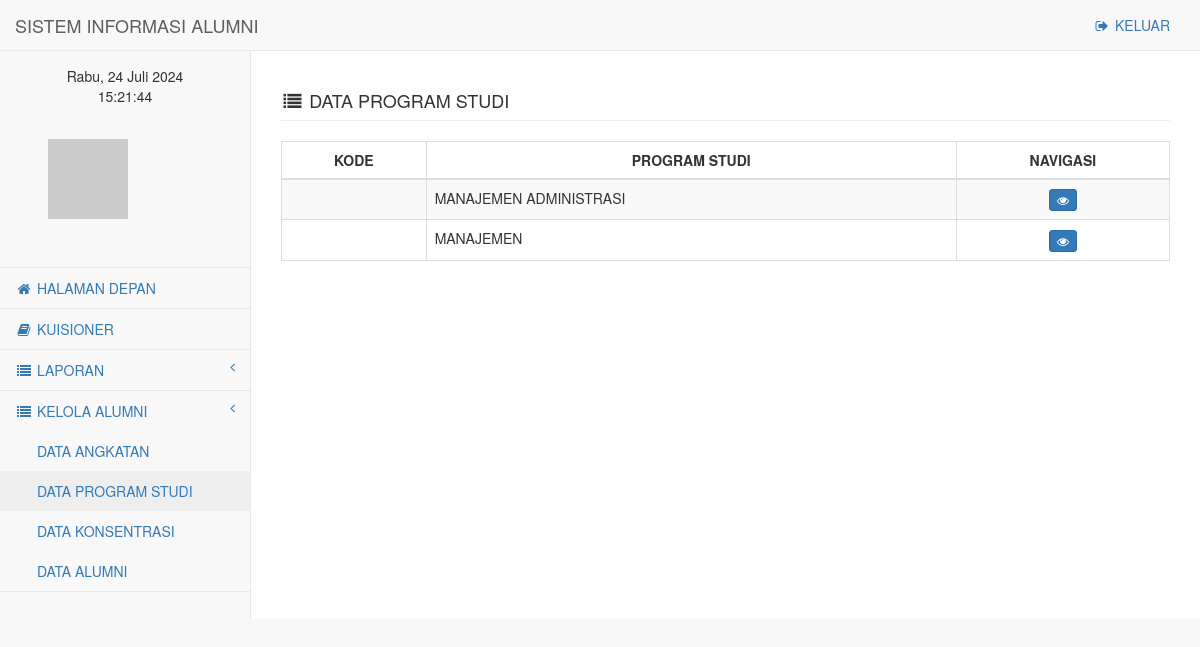
The app's page /administrator/program_studi.php (signed in) with its own data.
### tables this page shows
CREATE TABLE `programstudi` (
  `id` int(11) NOT NULL,
  `kode` varchar(7) NOT NULL,
  `nama_prodi` varchar(50) NOT NULL,
  `jenjang` enum('D3','S1','S2','S3','Profesi') NOT NULL,
  `user_id` int(11) NOT NULL,
  `created_at` datetime NOT NULL,
  `updated_at` datetime NOT NULL,
  `status` bit(1) NOT NULL DEFAULT b'0'
);

### administrator/program_studi.php (the view, shortened to what this page needs)
<!DOCTYPE html>
<html lang="en">
    <head>
        <link href="../vendor/bootstrap/css/bootstrap.min.css" rel="stylesheet">
        <link href="../vendor/metisMenu/metisMenu.min.css" rel="stylesheet">
        <link href="../dist/css/sb-admin-2.css" rel="stylesheet">
        <link href="../vendor/morrisjs/morris.css" rel="stylesheet">
        <link href="../vendor/font-awesome/css/font-awesome.min.css" rel="stylesheet" type="text/css">
        <link href="../vendor/datatables-plugins/dataTables.bootstrap.css" rel="stylesheet">
        <link href="../vendor/datatables-responsive/dataTables.responsive.css" rel="stylesheet">
    </head>
    <body onload="tampilkanwaktu(); setInterval('tampilkanwaktu()', 1000);">
        <div id="wrapper">
            <nav class="navbar navbar-default navbar-static-top" role="navigation" style="margin-bottom: 0">
                <?php include 'sidebar_menu.php'; ?>
            </nav>
            <div id="page-wrapper">
                <div class="row">
                    <div class="col-lg-12">
                        <h4 class="page-header"><i class="fa fa-list fa-fw"></i> DATA PROGRAM STUDI</h4>
                    </div>
                </div>
                <div class="row">
                    <div class="col-lg-12">
                        <table width="100%" class="table table-striped table-bordered table-hover" id="dataTables-example">
                            <thead>
                                <tr>
                                    <th style="text-align: center">KODE</th>
                                    <th style="text-align: center">PROGRAM STUDI</th>
                                    <th style="text-align: center">NAVIGASI</th>
                                </tr>
                            </thead>
                            <tbody>
                                <?php
                                $result = mysqli_query($mysqli, "SELECT * FROM programstudi");
                                while ($data = mysqli_fetch_array($result)) {
                                    $nama_prodi = $data['nama_prodi'];
                                    ?>
                                    <tr>
                                        <td></td>
                                        <td><?php echo strtoupper($nama_prodi); ?></td>
                                        <td style="text-align: center">
                                            <a href="#" class="btn btn-primary btn-xs"><i class="fa fa-eye fa-fw"></i></a>
                                        </td>
                                    </tr>
                                    <?php
                                }
                                ?>
                            </tbody>
                        </table>
                        <br />
                    </div>
                </div>
            </div>
        </div>
    </body>
</html>

### records on screen
programstudi: nama_prodi "MANAJEMEN ADMINISTRASI"
programstudi: nama_prodi "MANAJEMEN"
